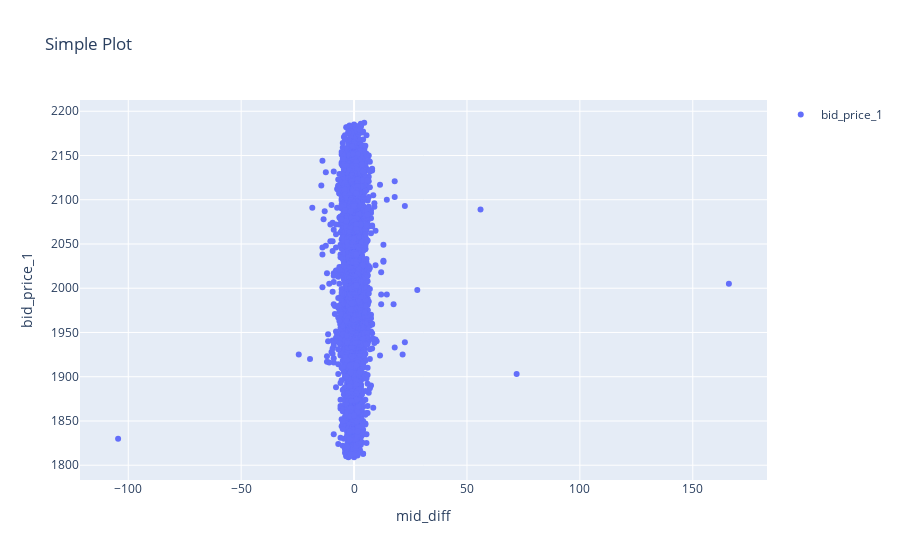

The notebook cell saved with this chart:
### Code cell
# volume
plot_histogram_from_series(get_column(all_prices, 'bid_volume_1'))
plot_histogram_from_series(get_column(all_prices, 'ask_volume_1'))

plot_histogram_from_series(get_column(all_prices, 'bid_volume_2'))
plot_histogram_from_series(get_column(all_prices, 'ask_volume_2'))

plot_histogram_from_series(get_column(all_prices, 'bid_volume_3'))
plot_histogram_from_series(get_column(all_prices, 'ask_volume_3'))


plot_xy(get_column(all_prices, 'mid_diff'), get_column(all_prices, 'bid_price_1'), 
        x_label='mid_diff', y_label='bid_price_1')



# plot_histogram_from_series(
#     get_column(data_1_prices, 'bid_volume_1') )
# plot_histogram_from_series(get_column(data_1_prices, 'bid_volume_2'))
# plot_histogram_from_series(get_column(data_1_prices, 'bid_volume_3'))

### Figure 1 — Plotly figure (JSON) as saved in the notebook; plotly's stock layout.template omitted (floating-point values rounded to 4 significant figures; data arrays with more than 128 entries replaced by an {"elided": "..."} marker saying what was removed)
{"data": [{"mode": "markers", "name": "bid_price_1", "type": "scatter", "x": {"elided": "30000 float values"}, "y": {"elided": "30000 int values"}}], "layout": {"showlegend": true, "title": {"text": "Simple Plot"}, "xaxis": {"title": {"text": "mid_diff"}}, "yaxis": {"title": {"text": "bid_price_1"}}}}
